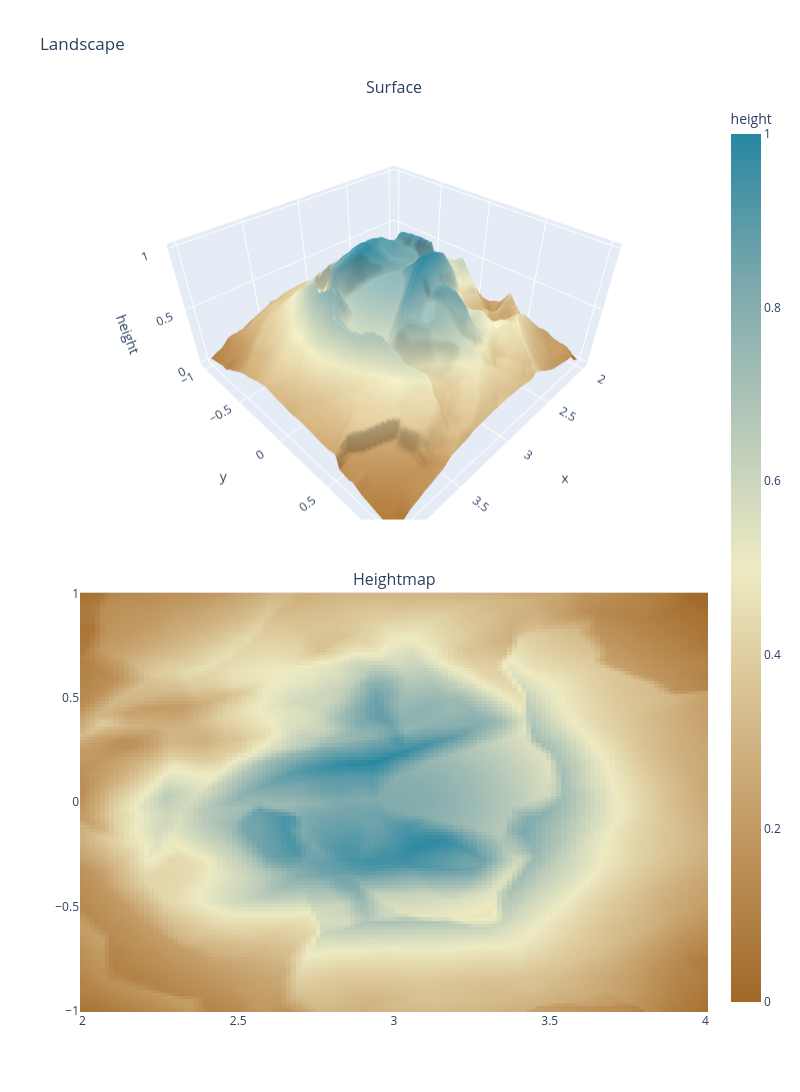

Write notebook code for a chart like this one.
### Code cell
offset = (3, 0)
r = 1
x, y, xx, yy, rawheight = evaluate_on_grid(
    mountain_noise_train, offset, x_range=(-r, r), y_range=(-r, r)
)
height = minmax_norm(rawheight * kernel)
plot_landscape(x, y, xx, yy, height)
